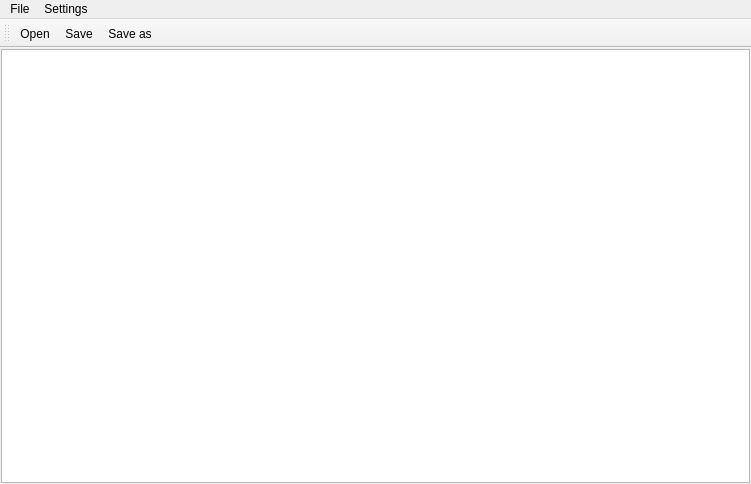
<?xml version="1.0" encoding="UTF-8"?>
<ui version="4.0">
 <class>MainWindow</class>
 <widget class="QMainWindow" name="MainWindow">
  <property name="geometry">
   <rect>
    <x>0</x>
    <y>0</y>
    <width>751</width>
    <height>484</height>
   </rect>
  </property>
  <property name="windowTitle">
   <string>MainWindow</string>
  </property>
  <widget class="QWidget" name="centralwidget">
   <layout class="QGridLayout" name="gridLayout">
    <property name="margin">
     <number>1</number>
    </property>
    <property name="spacing">
     <number>1</number>
    </property>
    <item row="0" column="0">
     <widget class="PythonEditor" name="genericEditor"/>
    </item>
   </layout>
  </widget>
  <widget class="QMenuBar" name="menubar">
   <property name="geometry">
    <rect>
     <x>0</x>
     <y>0</y>
     <width>751</width>
     <height>25</height>
    </rect>
   </property>
   <widget class="QMenu" name="menuFile">
    <property name="title">
     <string>File</string>
    </property>
    <addaction name="actionOpen"/>
    <addaction name="separator"/>
    <addaction name="actionSave"/>
    <addaction name="actionSave_as"/>
   </widget>
   <widget class="QMenu" name="menuSettings">
    <property name="title">
     <string>Settings</string>
    </property>
    <widget class="QMenu" name="menuStyle">
     <property name="title">
      <string>Style</string>
     </property>
    </widget>
    <widget class="QMenu" name="menuPanels">
     <property name="title">
      <string>Panels</string>
     </property>
    </widget>
    <widget class="QMenu" name="menuModes">
     <property name="title">
      <string>Modes</string>
     </property>
    </widget>
    <addaction name="menuStyle"/>
    <addaction name="menuPanels"/>
    <addaction name="menuModes"/>
   </widget>
   <addaction name="menuFile"/>
   <addaction name="menuSettings"/>
  </widget>
  <widget class="QToolBar" name="toolBar">
   <property name="windowTitle">
    <string>toolBar</string>
   </property>
   <attribute name="toolBarArea">
    <enum>TopToolBarArea</enum>
   </attribute>
   <attribute name="toolBarBreak">
    <bool>false</bool>
   </attribute>
   <addaction name="actionOpen"/>
   <addaction name="actionSave"/>
   <addaction name="actionSave_as"/>
  </widget>
  <action name="actionOpen">
   <property name="icon">
    <iconset resource="examples.qrc">
     <normaloff>:/example_icons/rc/folder.png</normaloff>:/example_icons/rc/folder.png</iconset>
   </property>
   <property name="text">
    <string>Open</string>
   </property>
   <property name="shortcut">
    <string>Ctrl+O</string>
   </property>
   <property name="iconVisibleInMenu">
    <bool>true</bool>
   </property>
  </action>
  <action name="actionSave">
   <property name="icon">
    <iconset resource="examples.qrc">
     <normaloff>:/example_icons/rc/document-save.png</normaloff>:/example_icons/rc/document-save.png</iconset>
   </property>
   <property name="text">
    <string>Save</string>
   </property>
   <property name="shortcut">
    <string>Ctrl+S</string>
   </property>
   <property name="iconVisibleInMenu">
    <bool>true</bool>
   </property>
  </action>
  <action name="actionSave_as">
   <property name="icon">
    <iconset resource="examples.qrc">
     <normaloff>:/example_icons/rc/document-save-as.png</normaloff>:/example_icons/rc/document-save-as.png</iconset>
   </property>
   <property name="text">
    <string>Save as</string>
   </property>
   <property name="shortcut">
    <string>Ctrl+Shift+S</string>
   </property>
   <property name="iconVisibleInMenu">
    <bool>true</bool>
   </property>
  </action>
  <action name="actionWhiteStyle">
   <property name="checkable">
    <bool>true</bool>
   </property>
   <property name="checked">
    <bool>true</bool>
   </property>
   <property name="text">
    <string>White</string>
   </property>
  </action>
  <action name="actionDarkStyle">
   <property name="checkable">
    <bool>true</bool>
   </property>
   <property name="text">
    <string>Dark</string>
   </property>
  </action>
  <action name="actionPanel">
   <property name="text">
    <string>Panel</string>
   </property>
  </action>
  <action name="actionModes_2">
   <property name="text">
    <string>Modes</string>
   </property>
  </action>
 </widget>
 <customwidgets>
  <customwidget>
   <class>PythonEditor</class>
   <extends>QPlainTextEdit</extends>
   <header>pcef/editors.h</header>
  </customwidget>
 </customwidgets>
 <resources>
  <include location="examples.qrc"/>
 </resources>
 <connections/>
</ui>
